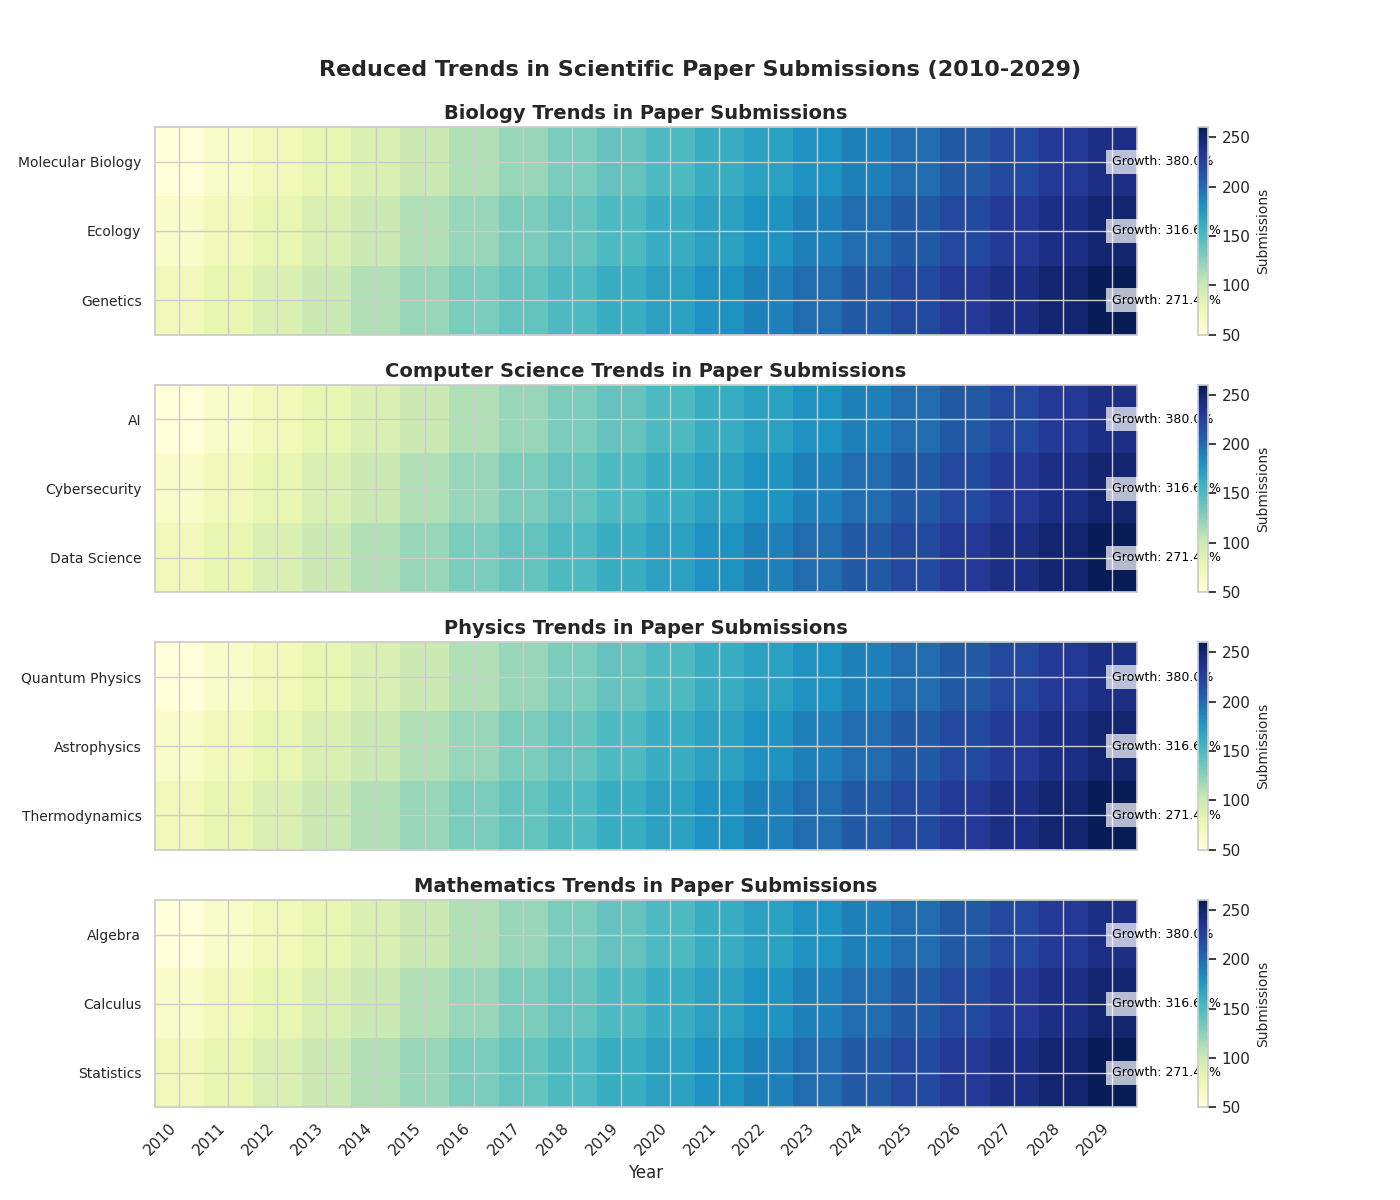

This chart was generated by the following Python code:
import matplotlib.pyplot as plt
import numpy as np

# Reduced main disciplines by removing 'Chemistry'
years = np.arange(2010, 2030)
main_disciplines = ['Biology', 'Computer Science', 'Physics', 'Mathematics']
subcategories = {
    'Biology': ['Molecular Biology', 'Ecology', 'Genetics'],
    'Computer Science': ['AI', 'Cybersecurity', 'Data Science'],
    'Physics': ['Quantum Physics', 'Astrophysics', 'Thermodynamics'],
    'Mathematics': ['Algebra', 'Calculus', 'Statistics']
}

# Artificial data for paper submissions for each subcategory
paper_submissions = {discipline: np.array([
    np.arange(50 + i * 10, 50 + i * 10 + len(years) * 10, 10) for i in range(len(subcats))
]) for discipline, subcats in subcategories.items()}

# Create a figure with a set of subplots for each main discipline
fig, axes = plt.subplots(len(main_disciplines), 1, figsize=(14, 12), sharex=True)

for idx, (discipline, subcats) in enumerate(subcategories.items()):
    ax = axes[idx]
    heat_map = ax.imshow(paper_submissions[discipline], cmap='YlGnBu', aspect='auto', interpolation='nearest')
    ax.set_title(f'{discipline} Trends in Paper Submissions', fontsize=14, fontweight='bold')
    
    # Set labels for subcategories
    ax.set_yticks(np.arange(len(subcats)))
    ax.set_yticklabels(subcats, fontsize=10)
    
    # Annotate each subplot with statistical insights
    for i, subcat in enumerate(subcats):
        growth_rate = np.round(((paper_submissions[discipline][i, -1] - paper_submissions[discipline][i, 0]) / paper_submissions[discipline][i, 0]) * 100, 2)
        ax.text(len(years)-1, i, f'Growth: {growth_rate}%', fontsize=9, color='black', ha='left', va='center', bbox=dict(facecolor='white', edgecolor='none', alpha=0.7))
    
    # Add color bar
    cbar = fig.colorbar(heat_map, ax=ax, orientation='vertical')
    cbar.set_label('Submissions', fontsize=10)

# Overall adjustments
plt.suptitle('Reduced Trends in Scientific Paper Submissions (2010-2029)', fontsize=16, fontweight='bold', y=0.95)
plt.xticks(ticks=np.arange(len(years)), labels=years, rotation=45, ha='right')
plt.xlabel('Year', fontsize=12)
plt.tight_layout(rect=[0, 0, 1, 0.96])

# Display the plot
plt.show()
